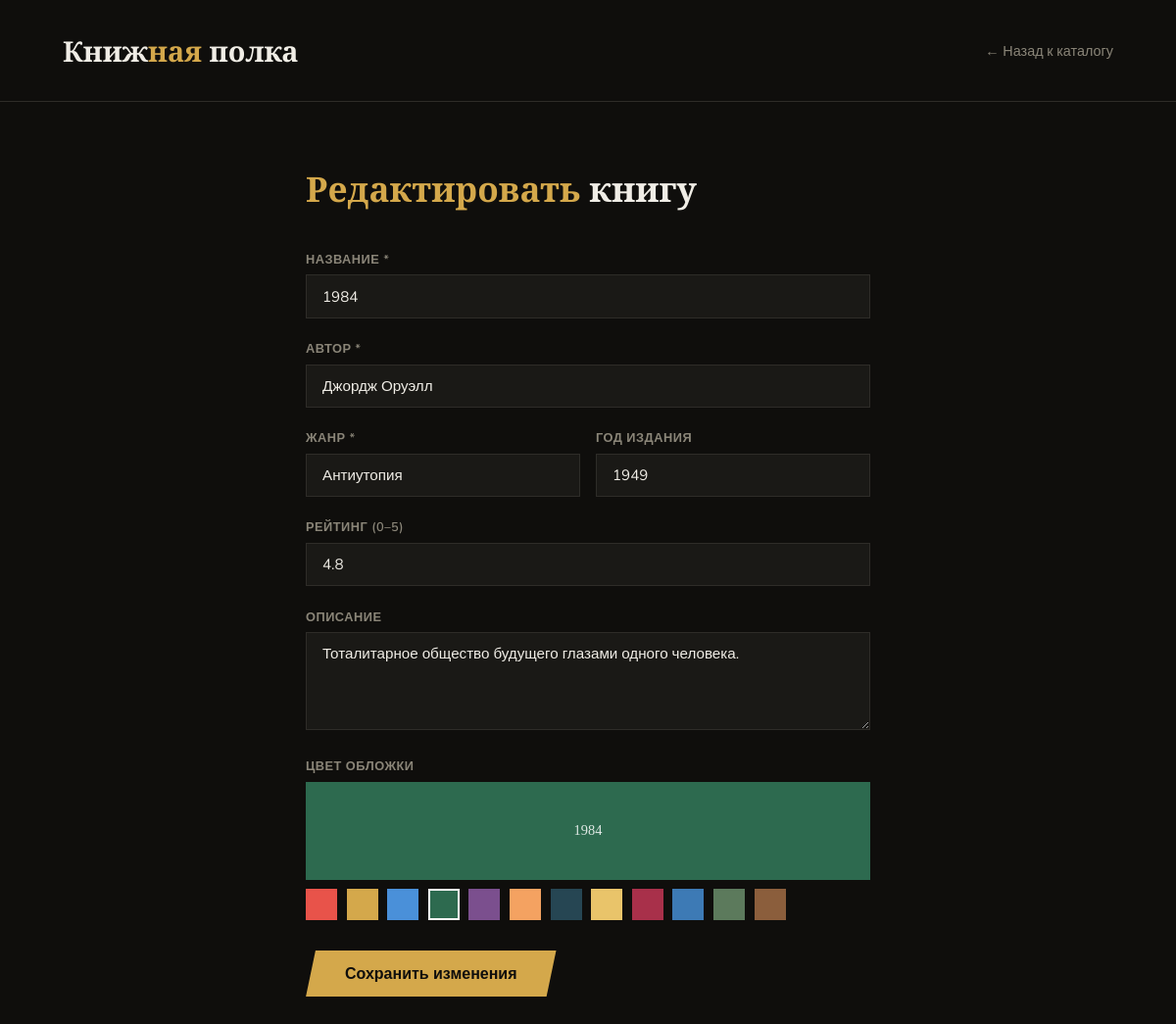
Page /edit/2 on the committed database.
### tables this page shows
CREATE TABLE books (
            id INTEGER PRIMARY KEY AUTOINCREMENT,
            title TEXT NOT NULL,
            author TEXT NOT NULL,
            genre TEXT NOT NULL,
            year INTEGER,
            rating REAL DEFAULT 0,
            description TEXT,
            cover_color TEXT DEFAULT '#4A90D9'
        );

### app.py (the view, shortened to what this page needs)
@app.route('/edit/<int:id>', methods=['GET', 'POST'])
def edit_book(id):
    conn = get_db()
    book = conn.execute('SELECT * FROM books WHERE id=?', (id,)).fetchone()
    conn.close()
    return render_template('form.html', book=book, action='edit')

### app.py (called while the page is built)
def get_db():
    conn = sqlite3.connect(DB_PATH)
    conn.row_factory = sqlite3.Row
    return conn

### templates/form.html (shortened to what this page needs)
<!DOCTYPE html>
<html lang="ru">
<head>
</head>
<body>
<header>
  <div class="logo">Книж<span>ная</span> полка</div>
  <a href="/" class="back">← Назад к каталогу</a>
</header>
<div class="page">
  <h1>{% if action == 'add' %}<span>Добавить</span> книгу{% else %}<span>Редактировать</span> книгу{% endif %}</h1>
  <form method="post">
    <div class="form-group">
      <label>Название *</label>
      <input type="text" name="title" required value="{{ book.title if book else '' }}" placeholder="Введите название книги">
    </div>
    <div class="form-group">
      <label>Автор *</label>
      <input type="text" name="author" required value="{{ book.author if book else '' }}" placeholder="Имя и фамилия автора">
    </div>
    <div class="row2">
      <div class="form-group">
        <label>Жанр *</label>
        <input type="text" name="genre" required value="{{ book.genre if book else '' }}" placeholder="Роман, Фантастика...">
      </div>
      <div class="form-group">
        <label>Год издания</label>
        <input type="number" name="year" min="1000" max="2099" value="{{ book.year if book else '' }}" placeholder="2024">
      </div>
    </div>
    <div class="form-group">
      <label>Рейтинг (0–5)</label>
      <input type="number" name="rating" min="0" max="5" step="0.1" value="{{ book.rating if book else '' }}" placeholder="4.5">
    </div>
    <div class="form-group">
      <label>Описание</label>
      <textarea name="description" placeholder="Краткое описание книги...">{{ book.description if book else '' }}</textarea>
    </div>
    <div class="form-group">
      <label>Цвет обложки</label>
      <div class="preview-cover" id="coverPreview" style="background: {{ book.cover_color if book else '#4A90D9' }};">
        {{ book.title if book else 'Предпросмотр' }}
      </div>
      <div class="color-row" id="colorSwatches">
        {% set colors = ['#E8534A','#D4A84B','#4A90D9','#2D6A4F','#7B4F8E','#F4A261','#264653','#E9C46A','#A8304A','#3D7AB5','#5C7A5C','#8B5E3C'] %}
        {% for c in colors %}
        <div class="color-swatch {% if (book.cover_color if book else '#4A90D9') == c %}selected{% endif %}"
             style="background:{{ c }}" data-color="{{ c }}" onclick="selectColor(this)"></div>
        {% endfor %}
      </div>
    </div>
    <button type="submit" class="submit-btn">{% if action == 'add' %}Добавить книгу{% else %}Сохранить изменения{% endif %}</button>
  </form>
</div>
</body>
</html>

### templates/form.html (style rules this page uses)
:root { --bg: #0F0E0C; --surface: #1A1916; --border: #2E2C28; --text: #F0EDE6; --muted: #8A8578; --accent: #D4A84B; }
* { margin: 0; padding: 0; box-sizing: border-box; }
body { background: var(--bg); color: var(--text); font-family: 'Nunito', sans-serif; min-height: 100vh; }
header { border-bottom: 1px solid var(--border); padding: 2rem 4rem; display: flex; align-items: center; justify-content: space-between; }
.logo { font-family: 'Playfair Display', serif; font-size: 1.8rem; font-weight: 900; }
.logo span { color: var(--accent); }
.back { color: var(--muted); text-decoration: none; font-size: .9rem; transition: color .2s; }
.page { max-width: 640px; margin: 4rem auto; padding: 0 2rem; }
h1 { font-family: 'Playfair Display', serif; font-size: 2.2rem; font-weight: 900; margin-bottom: 2.5rem; }
h1 span { color: var(--accent); }
.form-group { margin-bottom: 1.4rem; }
label { display: block; font-size: .8rem; font-weight: 600; letter-spacing: .5px; color: var(--muted); text-transform: uppercase; margin-bottom: .4rem; }
input[type=text], input[type=number], select, textarea { width: 100%; background: var(--surface); border: 1px solid var(--border); color: var(--text); padding: .7rem 1rem; font-family: 'Nunito', sans-serif; font-size: .95rem; outline: none; transition: border .2s; }
textarea { resize: vertical; min-height: 100px; }
.color-row { display: flex; gap: .6rem; flex-wrap: wrap; margin-top: .3rem; }
.color-swatch { width: 32px; height: 32px; border: 2px solid transparent; cursor: pointer; transition: transform .15s, border-color .15s; }
.color-swatch.selected { border-color: white; }
.row2 { display: grid; grid-template-columns: 1fr 1fr; gap: 1rem; }
.submit-btn { background: var(--accent); color: #0F0E0C; border: none; padding: .8rem 2.5rem; font-family: 'Nunito', sans-serif; font-weight: 700; font-size: 1rem; cursor: pointer; transition: all .2s; margin-top: .5rem; clip-path: polygon(10px 0%, 100% 0%, calc(100% - 10px) 100%, 0% 100%); }
.preview-cover { height: 100px; margin-bottom: .6rem; display: flex; align-items: center; justify-content: center; transition: background .3s; font-family: 'Playfair Display', serif; font-size: .9rem; color: rgba(255,255,255,.85); text-align: center; padding: 1rem; }

### rows in the picture
books: title "1984", author "Джордж Оруэлл", genre "Антиутопия", year "1949", rating "4.8", description "Тоталитарное общество будущего глазами одного человека.", cover_color "#2D6A4F" (drawn)
